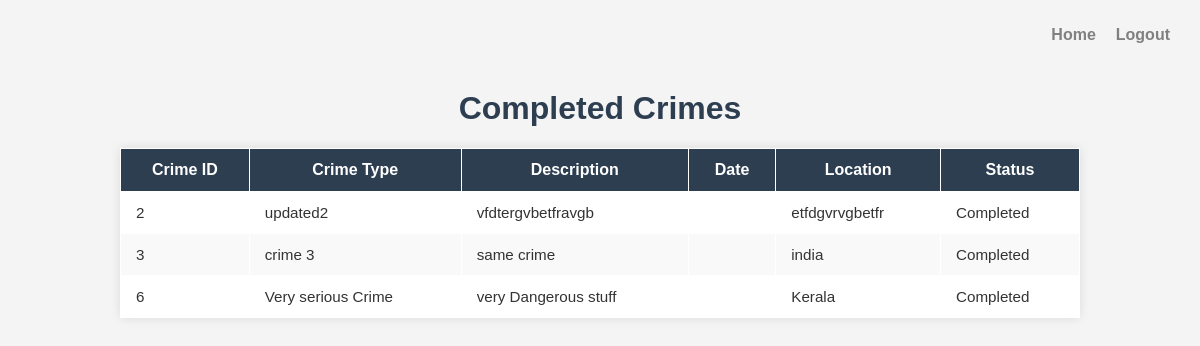
The page /police/completedCrimes/1/ (signed in) on the database as committed earlier.
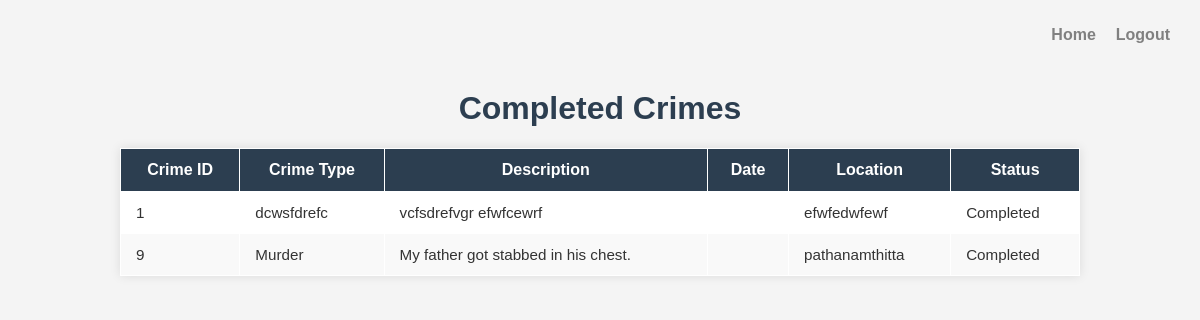
The same page on the database as committed later.
### police/models.py (models this page shows, shortened)
class Crime(models.Model):
    statusChoice = [
        ("Completed", "Completed"),
        ("Investigating", "Investigating"),
        ("Request Pending", "Request Pending"),
    ]
    crime_type = models.CharField(max_length=50)
    description = models.TextField()
    location = models.CharField(max_length=50)
    station = models.ForeignKey(Station, on_delete=models.CASCADE)
    status = models.CharField(max_length=50, choices=statusChoice)
    submitted_by = models.ForeignKey(CivilianModel, on_delete=models.CASCADE)

### police/views.py (the view)
@login_required(login_url="policeLogin")
@user_passes_test(is_police, login_url="policeLogin")
def completed_crimes_view(request, officer_id):
    officer = PoliceModel.objects.get(id=officer_id)
    completed_crimes = Crime.objects.filter(status="Completed")
    return render(
        request,
        "police_template/completedCrime.html",
        {"completed_crimes": completed_crimes},
    )

### police/views.py (called while the page is built)
def is_police(user):
    return user.user_type == "Police"

### templates/police_template/completedCrime.html (shortened to what this page needs)
{% load static %}
<!DOCTYPE html>
<html lang="en">
<head>
    <link rel="stylesheet" href="{% static 'css/police/completedCrime.css' %}">
</head>
<body>
    <nav class="navbar">
        <ul>
            <li><a href="{% url 'policeHome' %}">Home</a></li>
            <li><a href="{% url 'policeLogout' %}">Logout</a></li>
        </ul>
    </nav>
    <div>
        <h1>Completed Crimes</h1>
        <table border="1">
            <thead>
                <tr>
                    <th>Crime ID</th>
                    <th>Crime Type</th>
                    <th>Description</th>
                    <th>Date</th>
                    <th>Location</th>
                    <th>Status</th>
                </tr>
            </thead>
            <tbody>
                {% for crime in completed_crimes %}
                <tr>
                    <td>{{ crime.id }}</td>
                    <td>{{ crime.crime_type }}</td>
                    <td>{{ crime.description }}</td>
                    <td>{{ crime.date }}</td>
                    <td>{{ crime.location }}</td>
                    <td>{{ crime.status }}</td>
                </tr>
                {% endfor %}
            </tbody>
        </table>
    </div>
</body>
</html>

Rows that differ between the two databases and show on the page:
no longer on this page (row edited): Crime: id "2", crime_type "updated2", description "vfdtergvbetfravgb", location "etfdgvrvgbetfr", status "Completed"
no longer on this page (row edited): Crime: id "3", crime_type "crime 3", description "same crime", location "india", status "Completed"
no longer on this page (row edited): Crime: id "6", crime_type "Very serious Crime", description "very Dangerous stuff", location "Kerala", status "Completed"
now on this page (row edited): Crime: id "1", crime_type "dcwsfdrefc", description "vcfsdrefvgr efwfcewrf", location "efwfedwfewf", status "Completed"
added Crime: id "9", crime_type "Murder", description "My father got stabbed in his chest.", location "pathanamthitta", status "Completed"
